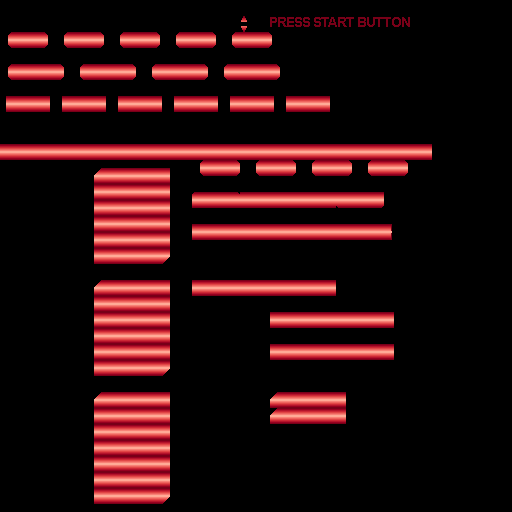
#> input picture trDatas/image-subtract/a.png, 512 x 512 px
$ python mask-subtract-image.py ../trDatas/image-subtract/a.png ../trDatas/image-subtract/b.png ../trDatas/image-subtract/b.png
#> lines starting #> are read from the running program, lines starting #| are printed output that depends on the picture
#!/usr/bin/env python
# -*- coding: utf-8 -*-
"""
Wherever image B is white, blacken that same pixel position in image A.

A and B must be the same size. Every other pixel in A is copied through
unchanged. Think of B as a mask: its white pixels mark positions to erase
(to black) in A.

usage: python scripts/mask-subtract-image.py <a.png> <b.png> <out.png>
       [--white-threshold N]

--white-threshold N (default 250): a B pixel counts as "white" when every
channel is >= N (0-255).
"""

import sys
from pathlib import Path

from PIL import Image


def main(argv):
    if len(argv) < 4:
        print(__doc__, file=sys.stderr)
        raise SystemExit(2)
    a_path, b_path, out_path = argv[1], argv[2], argv[3]
    white_threshold = 250
    for i in range(4, len(argv)):
        if argv[i] == "--white-threshold":
            white_threshold = int(argv[i + 1])

    a = Image.open(a_path).convert("RGB")
    b = Image.open(b_path).convert("RGB")
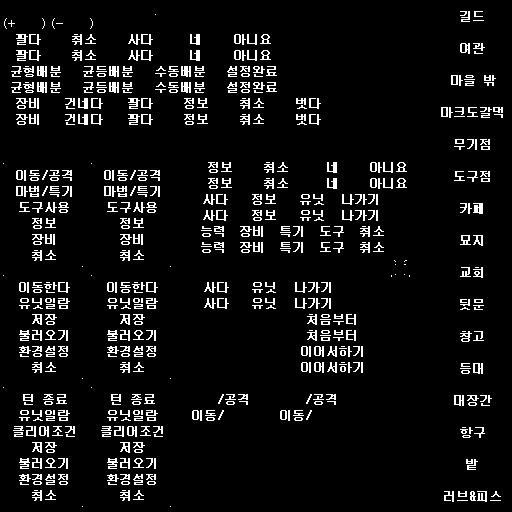
#> input picture trDatas/image-subtract/b.png, 512 x 512 px
#> b is the input picture: PIL image 512x512 RGB; 7.3% white in thin lines or dots
    if a.size != b.size:
        raise ValueError(f"{a_path} is {a.size} but {b_path} is {b.size}; sizes must match")

    width, height = a.size
#> width = 512; height = 512
    a_pixels = list(a.getdata())
#> a_pixels = 262144 items
    b_pixels = list(b.getdata())
#> b_pixels = 262144 items

    result = list(a_pixels)
#> result = 262144 items
    blackened = 0
    for i in range(width * height):
        r, g, bch = b_pixels[i]
        if r >= white_threshold and g >= white_threshold and bch >= white_threshold:
            result[i] = (0, 0, 0)
            blackened += 1
#> after the loop, blackened = 19127

    out = Image.new("RGB", (width, height))
#> out: PIL image 512x512 RGB; every value is 0
    out.putdata(result)
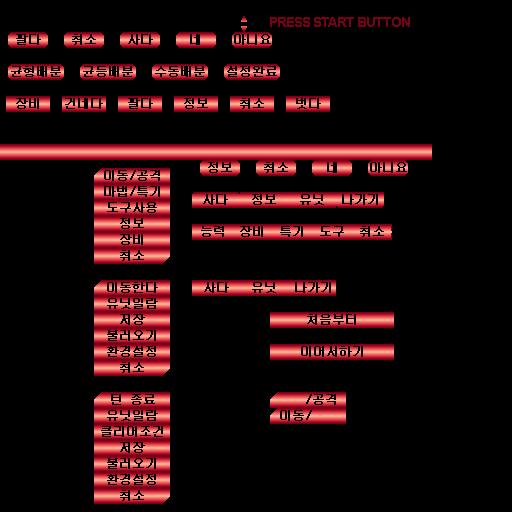
#> out: PIL image 512x512 RGB; mean R, G, B 38, 11.8, 13.4
    Path(out_path).parent.mkdir(parents=True, exist_ok=True)
    out.save(out_path)
    print(f"wrote {out_path}: {blackened} pixel(s) blackened (white in {Path(b_path).name})")
#| wrote ../trDatas/image-subtract/b.png: 19127 pixel(s) blackened (white in b.png)


if __name__ == "__main__":
    main(sys.argv)
